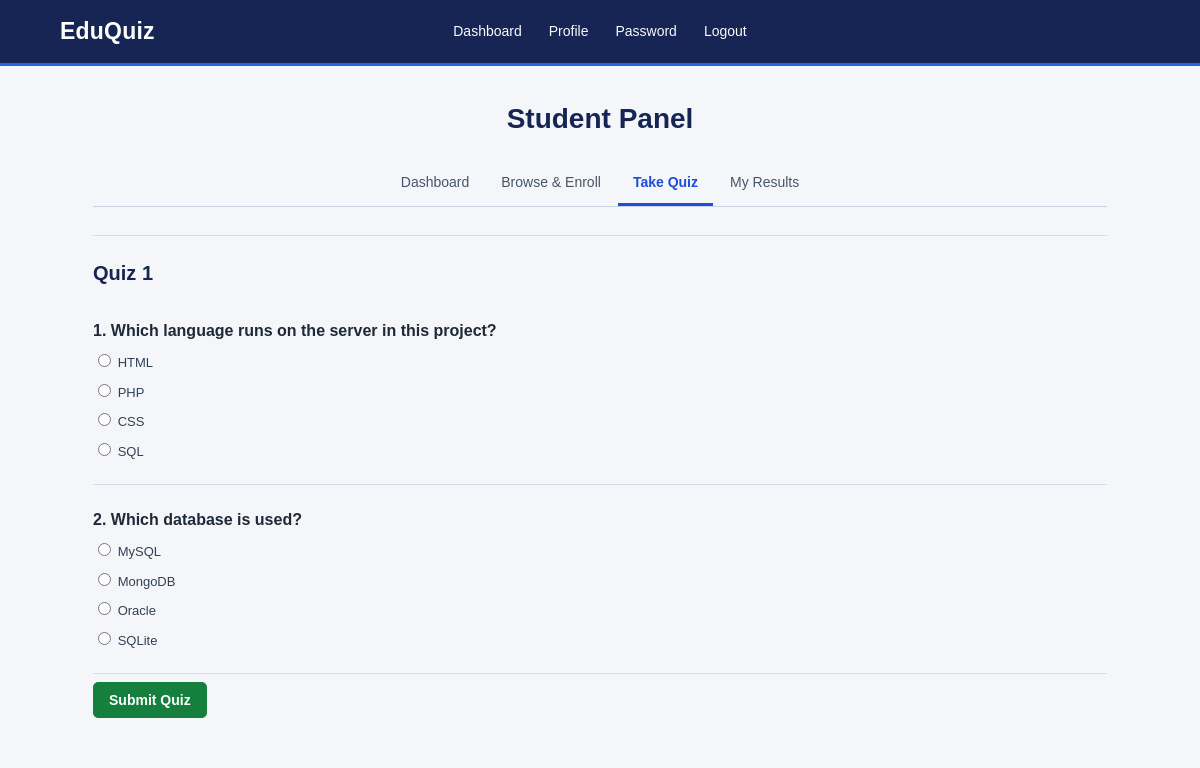
The page /Student/View/Student.php?action=quizzes&quiz_id=1 (signed in) on the database its author committed.
### tables this page shows
CREATE TABLE quizzes (
 id INT AUTO_INCREMENT PRIMARY KEY,
 course_id INT NOT NULL,
 title VARCHAR(120) NOT NULL,
 is_published TINYINT(1) NOT NULL DEFAULT 0,
 created_at TIMESTAMP DEFAULT CURRENT_TIMESTAMP,
 FOREIGN KEY (course_id) REFERENCES courses(id) ON DELETE CASCADE
);

CREATE TABLE questions (
 id INT AUTO_INCREMENT PRIMARY KEY,
 quiz_id INT NOT NULL,
 question_text TEXT NOT NULL,
 option_a VARCHAR(255) NOT NULL,
 option_b VARCHAR(255) NOT NULL,
 option_c VARCHAR(255) NOT NULL,
 option_d VARCHAR(255) NOT NULL,
 correct_option ENUM('A','B','C','D') NOT NULL,
 mark DECIMAL(6,2) NOT NULL DEFAULT 1,
 FOREIGN KEY (quiz_id) REFERENCES quizzes(id) ON DELETE CASCADE
);

### Student/View/Student.php (the view, shortened to what this page needs)
<?php
$database=new DatabaseConnection();
$connection=$database->OpenCon();
$action=$_GET["action"] ?? "dashboard";
$id=(int)$_SESSION["user_id"];
?>
<!doctype html>
<html>
<head>
    <link rel="stylesheet" href="../../css/style.css">
</head>
<body>
<header>
    <a class="brand" href="../MainPage.php">EduQuiz</a>
    <nav>
        <a href="../MainPage.php">Dashboard</a>
        <a href="../../Admin/View/Profile.php">Profile</a>
        <a href="../../Admin/View/Password.php">Password</a>
        <a href="../../Admin/Control/logout.php">Logout</a>
    </nav>
</header>
<main class="container">
    <div class="page-title"><h1>Student Panel</h1></div>
    <div class="tabs">
        <a <?php if($action=="dashboard") echo 'class="active"'; ?> href="Student.php?action=dashboard">Dashboard</a>
        <a <?php if($action=="courses") echo 'class="active"'; ?> href="Student.php?action=courses">Browse & Enroll</a>
        <a <?php if($action=="quizzes") echo 'class="active"'; ?> href="Student.php?action=quizzes">Take Quiz</a>
        <a <?php if($action=="results") echo 'class="active"'; ?> href="Student.php?action=results">My Results</a>
    </div>
    <?php
    if($action=="dashboard")
    {
        $courses=$connection->query("SELECT COUNT(*) AS total FROM enrollments WHERE student_id=$id")->fetch_assoc();
        $attempts=$connection->query("SELECT COUNT(*) AS total FROM attempts WHERE student_id=$id")->fetch_assoc();
        $average=$connection->query("SELECT AVG(score/total*100) AS average FROM attempts WHERE student_id=$id AND total>0")->fetch_assoc();
        $avg=$average["average"]==null ? 0 : round($average["average"],1);
    ?>
        <p class="welcome">Welcome, <b><?php echo htmlspecialchars($_SESSION["name"]); ?></b></p>
        <table class="summary-table">
            <tr><th>Enrolled Courses</th><td><?php echo $courses["total"]; ?></td></tr>
            <tr><th>Quiz Attempts</th><td><?php echo $attempts["total"]; ?></td></tr>
            <tr><th>Average Score %</th><td><?php echo $avg; ?></td></tr>
        </table>
    <?php
    }
    else if($action=="quizzes")
    {
        $take=(int)($_GET["quiz_id"] ?? 0);
        if($take!=0)
        {
            $quiz_result=$connection->query("SELECT q.id,q.title FROM quizzes q,enrollments e WHERE q.course_id=e.course_id AND q.id=$take AND e.student_id=$id AND q.is_published=1");
            if($quiz_result->num_rows==1)
            {
                $quiz=$quiz_result->fetch_assoc();
                $questions=$connection->query("SELECT * FROM questions WHERE quiz_id=$take ORDER BY id");
    ?>
                <div class="content-section">
                    <h2><?php echo htmlspecialchars($quiz["title"]); ?></h2>
                    <form method="post" action="../Control/StudentControl.php">
                        <?php $number=1; while($question=$questions->fetch_assoc()){ ?>
                        <div class="question">
                            <b><?php echo $number.". ".htmlspecialchars($question["question_text"]); ?></b>
                            <label><input style="width:auto" type="radio" name="q<?php echo $question["id"]; ?>" value="A" required> <?php echo htmlspecialchars($question["option_a"]); ?></label>
                            <label><input style="width:auto" type="radio" name="q<?php echo $question["id"]; ?>" value="B" required> <?php echo htmlspecialchars($question["option_b"]); ?></label>
                            <label><input style="width:auto" type="radio" name="q<?php echo $question["id"]; ?>" value="C" required> <?php echo htmlspecialchars($question["option_c"]); ?></label>
                            <label><input style="width:auto" type="radio" name="q<?php echo $question["id"]; ?>" value="D" required> <?php echo htmlspecialchars($question["option_d"]); ?></label>
                        </div>
                        <?php $number++; } ?>
                        <button class="btn success" type="submit">Submit Quiz</button>
                    </form>
                </div>
    <?php
            }
            else
            {
                echo '<div class="alert error">Quiz is unavailable.</div>';
            }
        }
    } ?>
</main>
</body>
</html>

### css/style.css (style rules this page uses)
* { box-sizing:border-box; }
body { margin:0; font-family:Arial,Helvetica,sans-serif; background:#f4f6f9; color:#1f2937; line-height:1.5; }
header { min-height:66px; background:#172554; color:white; display:grid; grid-template-columns:1fr auto 1fr; align-items:center; padding:0 5%; border-bottom:3px solid #2563eb; }
.brand { justify-self:start; font-size:23px; font-weight:700; color:white; text-decoration:none; letter-spacing:.2px; }
nav { justify-self:center; display:flex; align-items:center; justify-content:center; gap:5px; flex-wrap:wrap; }
nav a { color:#f8fafc; text-decoration:none; font-size:14px; padding:8px 11px; border-radius:4px; transition:.2s; }
.container { max-width:1050px; margin:32px auto; padding:0 18px; }
.page-title { text-align:center; margin-bottom:22px; }
h1 { font-size:28px; margin:0 0 20px; text-align:center; color:#172554; }
h2 { font-size:20px; margin:0 0 16px; color:#172554; }
.content-section { margin:0 0 30px; padding:22px 0; border-top:1px solid #d6dce5; }
.tabs { display:flex; justify-content:center; gap:2px; flex-wrap:wrap; margin:0 0 28px; border-bottom:1px solid #cbd5e1; }
.tabs a { padding:10px 15px; text-decoration:none; color:#475569; font-size:14px; border-bottom:3px solid transparent; transition:.2s; }
.tabs a.active { color:#1d4ed8; border-bottom-color:#1d4ed8; font-weight:700; }
form { margin:0; }
label { display:block; font-weight:600; font-size:13px; margin-bottom:7px; color:#334155; }
input, select, textarea { width:100%; padding:10px 12px; border:1px solid #b8c1ce; border-radius:5px; background:#ffffff; color:#1f2937; font-size:14px; outline:none; transition:border-color .2s,box-shadow .2s; }
.btn { display:inline-block; border:1px solid #1d4ed8; border-radius:5px; background:#1d4ed8; color:white; padding:9px 15px; text-decoration:none; cursor:pointer; font-weight:600; font-size:14px; transition:background .2s,border-color .2s,transform .1s; }
.btn.success { background:#15803d; border-color:#15803d; }
.question { padding:15px 0; border-bottom:1px solid #d7dde6; margin-bottom:8px; }
.question label { font-weight:400; margin:8px 0; }

### rows shown on the page
quizzes: title "Quiz 1"
questions: question_text "Which language runs on the server in this project?", option_a "HTML", option_b "PHP", option_c "CSS", option_d "SQL"
questions: question_text "Which database is used?", option_a "MySQL", option_b "MongoDB", option_c "Oracle", option_d "SQLite"
